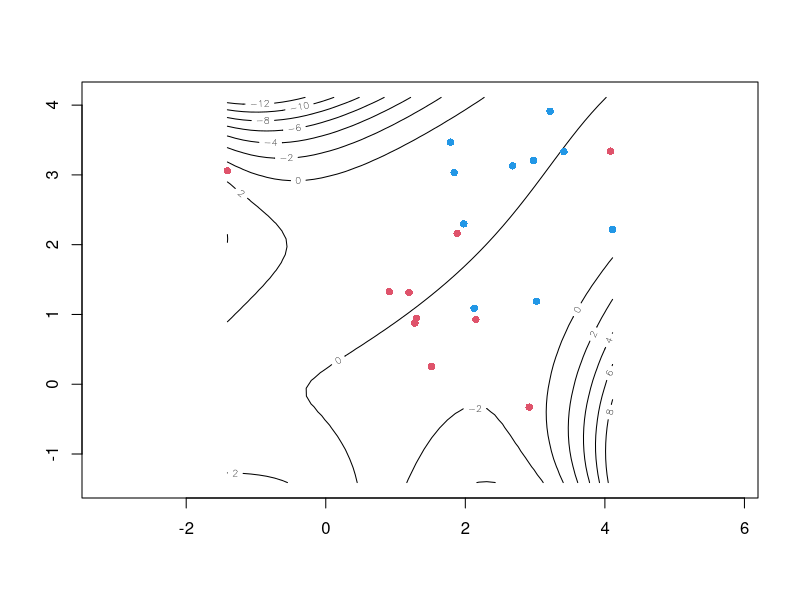
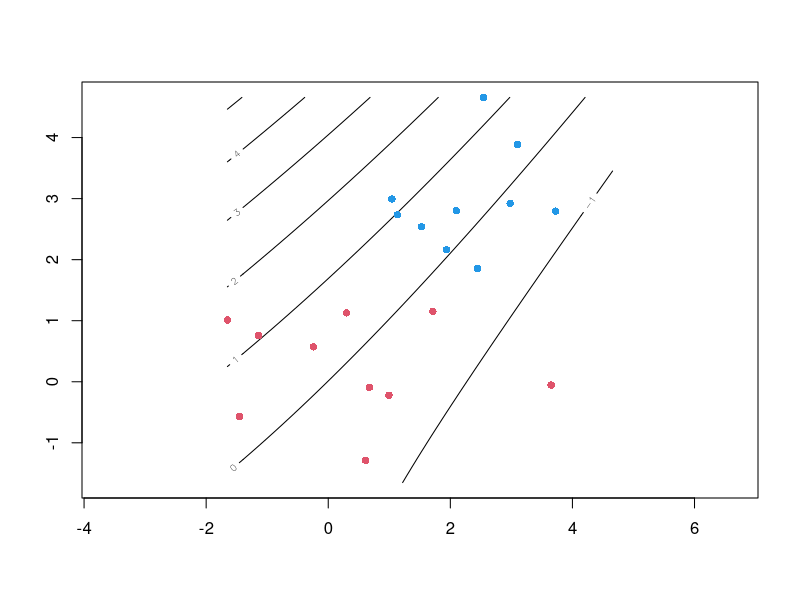
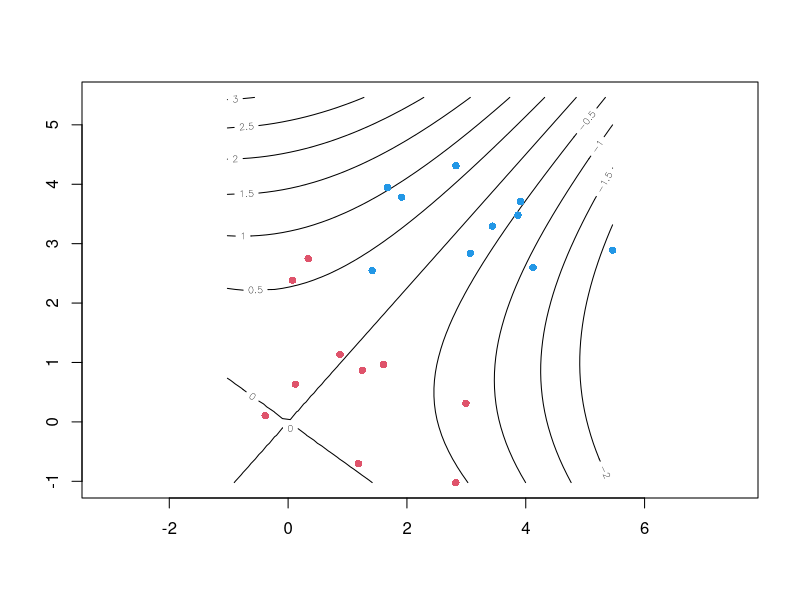

Write R code to recreate these figures, in order.
## ---- chunk 1
# kernel regression
rm(list=ls())
#set.seed(0.1)
##############################
## A few kernel functions
##############################
k1 = function(x,y)
return(sum(x*y))
k12 = function(x,y)
return(sum(x*y)+1)
k2 = function(x,y)
return(sum(x*y)^2)
k3 = function(x,y)
return((1+sum(x*y))^2)
d=4
k4 = function(x,y)
return((1+sum(x*y))^d)
sigma=1
kGauss = function(x,y)
return(exp(-sum((x-y)^2)/(2)))
kappa=1
theta=1
k6 = function(x,y)
return(tanh(kappa*sum(x*y)+theta))
k = function(x,y)
return(k4(x,y))
##2d data
n.p=10
n.m=10
n=n.p+n.m
library(mvtnorm)
x.p=rmvnorm(n=n.p,mean=c(1,1)+c(2,2),sigma=diag(rep(1,2)))
x.m=rmvnorm(n=n.m,mean=c(-1,-1)+c(2,2),sigma=diag(rep(2,2)))
x=rbind(x.p,x.m)
y<-ifelse(x[,1]<=x[,2],1,-1)
##################################
## compute the classifier ########
##################################
lambda=0.1
N = nrow(x)
ident.N = diag(rep(1,N))
KK <- matrix(rep(0,N^2),N,N)
KK=outer(1:n,1:n,Vectorize(function(i,j) k(x[i,],x[j,])))
alpha = solve(KK + lambda*N*diag(rep(1,N)))%*%y
f=t(KK)%*%alpha
##################################
## evaluate the classifier #######
## over a grid #######
##################################
x.min=min(x)
x.max=max(x)
y.hat=matrix(NA,nrow=50,ncol=50)
g=seq(from=x.min,to=x.max,length.out=50)
g.n = 50
for (i in (1:g.n)){
for (j in (1:g.n)){
u=c(g[i],g[j])
k.x=outer(1:n,1,Vectorize(function(i,j) k(x[i,],u)))
y.hat[i,j]=sum(k.x*alpha)
}
}
contour(x=g,y=g,z=y.hat,asp=1)
points(x.p,col=4,pch=16)
points(x.m,col=2,pch=16)
## ---- chunk 2
# kernel regression
rm(list=ls())
#set.seed(0.1)
##############################
## A few kernel functions
##############################
k1 = function(x,y)
return(sum(x*y))
k12 = function(x,y)
return(sum(x*y)+1)
k2 = function(x,y)
return(sum(x*y)^2)
k3 = function(x,y)
return((1+sum(x*y))^2)
d=4
k4 = function(x,y)
return((1+sum(x*y))^d)
sigma=1
kGauss = function(x,y)
return(exp(-sum((x-y)^2)/(2)))
kappa=1
theta=1
k6 = function(x,y)
return(tanh(kappa*sum(x*y)+theta))
k = function(x,y)
return(k3(x,y))
##2d data
n.p=10
n.m=10
n=n.p+n.m
library(mvtnorm)
x.p=rmvnorm(n=n.p,mean=c(1,1)+c(2,2),sigma=diag(rep(1,2)))
x.m=rmvnorm(n=n.m,mean=c(-1,-1)+c(2,2),sigma=diag(rep(2,2)))
x=rbind(x.p,x.m)
y<-ifelse(x[,1]<=x[,2],1,-1)
##################################
## compute the classifier ########
##################################
lambda=0.1
N = nrow(x)
ident.N = diag(rep(1,N))
KK <- matrix(rep(0,N^2),N,N)
KK=outer(1:n,1:n,Vectorize(function(i,j) k(x[i,],x[j,])))
alpha = solve(KK + lambda*N*diag(rep(1,N)))%*%y
f=t(KK)%*%alpha
##################################
## evaluate the classifier #######
## over a grid #######
##################################
x.min=min(x)
x.max=max(x)
y.hat=matrix(NA,nrow=50,ncol=50)
g=seq(from=x.min,to=x.max,length.out=50)
g.n = 50
for (i in (1:g.n)){
for (j in (1:g.n)){
u=c(g[i],g[j])
k.x=outer(1:n,1,Vectorize(function(i,j) k(x[i,],u)))
y.hat[i,j]=sum(k.x*alpha)
}
}
contour(x=g,y=g,z=y.hat,asp=1)
points(x.p,col=4,pch=16)
points(x.m,col=2,pch=16)
## ---- chunk 3
# kernel regression
rm(list=ls())
#set.seed(0.1)
##############################
## A few kernel functions
##############################
k1 = function(x,y)
return(sum(x*y))
k12 = function(x,y)
return(sum(x*y)+1)
k2 = function(x,y)
return(sum(x*y)^2)
k3 = function(x,y)
return((1+sum(x*y))^2)
d=4
k4 = function(x,y)
return((1+sum(x*y))^d)
sigma=1
kGauss = function(x,y)
return(exp(-sum((x-y)^2)/(2)))
kappa=1
theta=1
k6 = function(x,y)
return(tanh(kappa*sum(x*y)+theta))
k = function(x,y)
return(k2(x,y))
##2d data
n.p=10
n.m=10
n=n.p+n.m
library(mvtnorm)
x.p=rmvnorm(n=n.p,mean=c(1,1)+c(2,2),sigma=diag(rep(1,2)))
x.m=rmvnorm(n=n.m,mean=c(-1,-1)+c(2,2),sigma=diag(rep(2,2)))
x=rbind(x.p,x.m)
y<-ifelse(x[,1]<=x[,2],1,-1)
##################################
## compute the classifier ########
##################################
lambda=0.1
N = nrow(x)
ident.N = diag(rep(1,N))
KK <- matrix(rep(0,N^2),N,N)
KK=outer(1:n,1:n,Vectorize(function(i,j) k(x[i,],x[j,])))
alpha = solve(KK + lambda*N*diag(rep(1,N)))%*%y
f=t(KK)%*%alpha
##################################
## evaluate the classifier #######
## over a grid #######
##################################
x.min=min(x)
x.max=max(x)
y.hat=matrix(NA,nrow=50,ncol=50)
g=seq(from=x.min,to=x.max,length.out=50)
g.n = 50
for (i in (1:g.n)){
for (j in (1:g.n)){
u=c(g[i],g[j])
k.x=outer(1:n,1,Vectorize(function(i,j) k(x[i,],u)))
y.hat[i,j]=sum(k.x*alpha)
}
}
contour(x=g,y=g,z=y.hat,asp=1)
points(x.p,col=4,pch=16)
points(x.m,col=2,pch=16)
